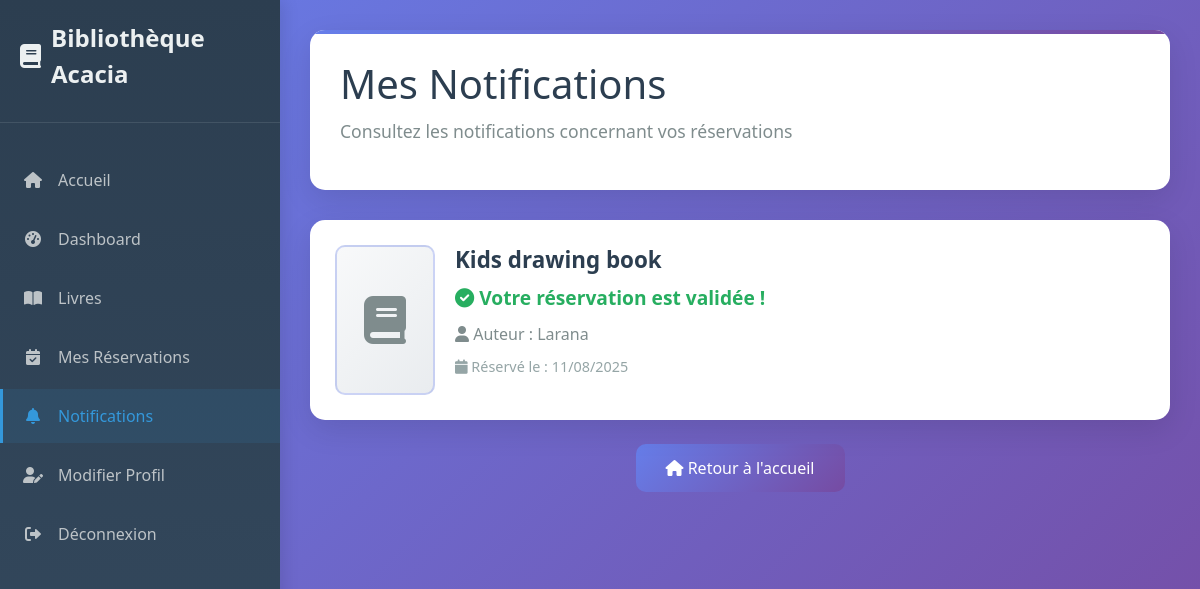
Page /notifications.php (signed in) on the committed database.
### tables this page shows
CREATE TABLE `reservations` (
  `id` int(11) NOT NULL,
  `user_id` int(11) DEFAULT NULL,
  `livre_id` int(11) DEFAULT NULL,
  `date_reservation` datetime DEFAULT NULL,
  `statut` enum('en attente','validee','annulee','prise','rendu') DEFAULT 'en attente',
  `is_viewed` tinyint(1) NOT NULL DEFAULT '0',
  `date_prise` datetime DEFAULT NULL,
  `date_limite_retour` datetime DEFAULT NULL,
  `date_retour` datetime DEFAULT NULL
);

CREATE TABLE `livres` (
  `id` int(11) NOT NULL,
  `titre` varchar(200) NOT NULL,
  `auteur` varchar(100) NOT NULL,
  `annee` int(11) DEFAULT NULL,
  `categorie` varchar(50) DEFAULT NULL,
  `nb_exemplaires` int(11) NOT NULL,
  `photo` varchar(255) DEFAULT NULL
);

### db.php (called while the page is built, shortened)
<?php
class Database {
    public static $instance = null;
    public function __construct() {
        $host = 'localhost';
        $db = 'library';
        $username = 'root';
        $password = '';
        try {
            $this->conn = new PDO("mysql:host=$host;dbname=$db;charset=utf8", $username, $password);
        } catch (PDOException $e) {
            die("Erreur de connexion : " . $e->getMessage());
        }
    }
    public static function connect() {
        if (self::$instance === null) {
            self::$instance = new Database();
        }
        return self::$instance->conn;
    }
}
?>

### reservations.php (called while the page is built, shortened)
<?php
require_once "db.php";
class Reservations {
    private $conn;
    public function __construct() {
        $this->conn = Database::connect();
    }
    public function getReservationsByUserId($user_id) {
        $stmt = $this->conn->prepare("
            SELECT r.*, l.titre, l.auteur
            FROM reservations r
            LEFT JOIN livres l ON r.livre_id = l.id
            WHERE r.user_id = :user_id
            ORDER BY r.date_reservation DESC
        ");
        $stmt->bindParam(':user_id', $user_id);
        $stmt->execute();
        return $stmt->fetchAll(PDO::FETCH_ASSOC);
    }
}
?>

### livres.php (called while the page is built, shortened)
<?php
require_once "db.php";
class Livres {
    private $conn;
    public function __construct() {
        $this->conn = Database::connect();
    }
    public function getLivreById($id) {
        $stmt = $this->conn->prepare("SELECT * FROM livres WHERE id = :id");
        $stmt->bindParam(':id', $id);
        $stmt->execute();
        return $stmt->fetch(PDO::FETCH_ASSOC);
    }
}
?>

### notifications.php (the view, shortened to what this page needs)
<?php
require_once "reservations.php";
require_once "livres.php";
$userId = $_SESSION['user']['id'];
$reservationsModel = new Reservations();
$livresModel = new Livres();
$reservations = $reservationsModel->getReservationsByUserId($userId);
$validatedReservations = array_filter($reservations, function($reservation) {
    return $reservation['statut'] === 'validee';
});
$bookDetails = [];
foreach ($validatedReservations as $reservation) {
    if ($reservation['livre_id']) {
        $book = $livresModel->getLivreById($reservation['livre_id']);
        if ($book) {
            $bookDetails[] = [
                'reservation_id' => $reservation['id'],
                'titre' => $book['titre'],
                'auteur' => $book['auteur'],
                'photo' => $book['photo'],
                'date_reservation' => $reservation['date_reservation']
            ];
        }
    }
}
?>
<!DOCTYPE html>
<html lang="fr">
<head>
    <link href="https://cdn.jsdelivr.net/npm/bootstrap@5.3.0/dist/css/bootstrap.min.css" rel="stylesheet">
    <link href="https://cdnjs.cloudflare.com/ajax/libs/font-awesome/6.0.0/css/all.min.css" rel="stylesheet">
</head>
<body>
    <div class="sidebar" id="sidebar">
        <div class="sidebar-header">
            <a href="index.php" class="sidebar-logo">
                <i class="fas fa-book"></i>
                Bibliothèque Acacia
            </a>
        </div>
        <ul class="sidebar-nav">
            <li><a href="index.php"><i class="fas fa-home"></i>Accueil</a></li>
            <li><a href="dashboard.php"><i class="fas fa-tachometer-alt"></i>Dashboard</a></li>
            <li><a href="list_livres.php"><i class="fas fa-book-open"></i>Livres</a></li>
            <li><a href="my_reservations.php"><i class="fas fa-calendar-check"></i>Mes Réservations</a></li>
            <li>
                <a href="notifications.php" class="active">
                    <i class="fas fa-bell"></i> Notifications
                </a>
            </li>
            <li><a href="edit_profile.php"><i class="fas fa-user-edit"></i>Modifier Profil</a></li>
            <li><a href="#" onclick="logout()"><i class="fas fa-sign-out-alt"></i>Déconnexion</a></li>
        </ul>
    </div>
    <div class="main-content">
        <div class="dashboard-header">
            <h1 class="dashboard-title">Mes Notifications</h1>
            <p class="dashboard-subtitle">Consultez les notifications concernant vos réservations</p>
        </div>
        <?php if (empty($bookDetails)): ?>
            <div class="no-notifications">
                <i class="fas fa-bell-slash"></i>
                <h3>Aucune notification</h3>
                <p>Vous n'avez aucune réservation validée pour le moment.</p>
                <a href="list_livres.php" class="btn btn-primary mt-3">
                    <i class="fas fa-book"></i> Découvrir nos livres
                </a>
            </div>
        <?php else: ?>
            <?php foreach ($bookDetails as $detail): ?>
                <div class="notification-card">
                    <div class="notification-image">
                    </div>
                    <div class="notification-details">
                        <h5 class="notification-title"><?php echo htmlspecialchars($detail['titre']); ?></h5>
                        <p class="notification-message">
                            <i class="fas fa-check-circle"></i> Votre réservation est validée !
                        </p>
                        <p class="notification-author">
                            <i class="fas fa-user"></i> Auteur : <?php echo htmlspecialchars($detail['auteur']); ?>
                        </p>
                        <?php if ($detail['date_reservation']): ?>
                        <p class="notification-date">
                            <i class="fas fa-calendar"></i> Réservé le : <?php echo date('d/m/Y', strtotime($detail['date_reservation'])); ?>
                        </p>
                        <?php endif; ?>
                    </div>
                </div>
            <?php endforeach; ?>
        <?php endif; ?>
        <div class="d-flex justify-content-center mt-4">
            <a href="index.php" class="btn btn-primary">
                <i class="fas fa-home"></i> Retour à l'accueil
            </a>
        </div>
    </div>
</body>
</html>

### notifications.php (style rules this page uses)
* { margin: 0; padding: 0; box-sizing: border-box; }
body { font-family: 'Segoe UI', Tahoma, Geneva, Verdana, sans-serif; background: linear-gradient(135deg, #667eea 0%, #764ba2 100%); min-height: 100vh; }
.sidebar { position: fixed; top: 0; left: 0; width: 280px; height: 100vh; background: linear-gradient(180deg, #2c3e50 0%, #34495e 100%); padding: 20px 0; z-index: 1000; box-shadow: 4px 0 15px rgba(0,0,0,0.1); transition: transform 0.3s ease; }
.sidebar-header { padding: 0 20px 30px; border-bottom: 1px solid rgba(255,255,255,0.1); margin-bottom: 30px; }
.sidebar-logo { color: #ecf0f1; font-size: 24px; font-weight: bold; text-decoration: none; display: flex; align-items: center; gap: 10px; }
.sidebar-nav { list-style: none; padding: 0; }
.sidebar-nav li { margin-bottom: 5px; }
.sidebar-nav a { display: flex; align-items: center; padding: 15px 20px; color: #bdc3c7; text-decoration: none; transition: all 0.3s ease; border-left: 3px solid transparent; }
.sidebar-nav a:hover, .sidebar-nav a.active { background-color: rgba(52, 152, 219, 0.1); color: #3498db; border-left-color: #3498db; }
.sidebar-nav i { width: 20px; margin-right: 15px; text-align: center; }
.main-content { margin-left: 280px; padding: 30px; min-height: 100vh; }
.dashboard-header { background: white; border-radius: 15px; padding: 30px; margin-bottom: 30px; box-shadow: 0 10px 30px rgba(0,0,0,0.1); position: relative; overflow: hidden; }
.dashboard-header::before { content: ''; position: absolute; top: 0; left: 0; right: 0; height: 4px; background: linear-gradient(90deg, #667eea, #764ba2); }
.dashboard-title { color: #2c3e50; font-size: 2.5em; font-weight: 300; margin-bottom: 10px; }
.dashboard-subtitle { color: #7f8c8d; font-size: 1.1em; }
.notification-card { background: white; border-radius: 15px; padding: 25px; margin-bottom: 20px; box-shadow: 0 10px 30px rgba(0,0,0,0.1); display: flex; align-items: center; transition: all 0.3s ease; position: relative; overflow: hidden; }
.notification-card::before { content: ''; position: absolute; top: 0; left: -100%; width: 100%; height: 100%; background: linear-gradient(90deg, transparent, rgba(102, 126, 234, 0.1), transparent); transition: left 0.6s; }
.notification-image { width: 100px; height: 150px; display: flex; align-items: center; justify-content: center; background: linear-gradient(135deg, #f8f9fa, #e9ecef); border-radius: 10px; margin-right: 20px; border: 2px solid rgba(102, 126, 234, 0.3); overflow: hidden; }
.notification-details { flex-grow: 1; }
.notification-title { font-size: 1.4em; font-weight: 600; color: #2c3e50; margin-bottom: 10px; }
.notification-message { font-size: 1.2em; color: #27ae60; font-weight: bold; margin-bottom: 10px; }
.notification-author { color: #7f8c8d; margin-bottom: 10px; }
.notification-date { color: #95a5a6; font-size: 0.9em; }
.btn-primary { background: linear-gradient(135deg, #667eea, #764ba2); border: none; border-radius: 10px; padding: 12px 30px; transition: all 0.3s ease; }

### rows in the picture
reservations: livre.titre "Kids drawing book", livre.auteur "Larana", date_reservation "11/08/2025"
